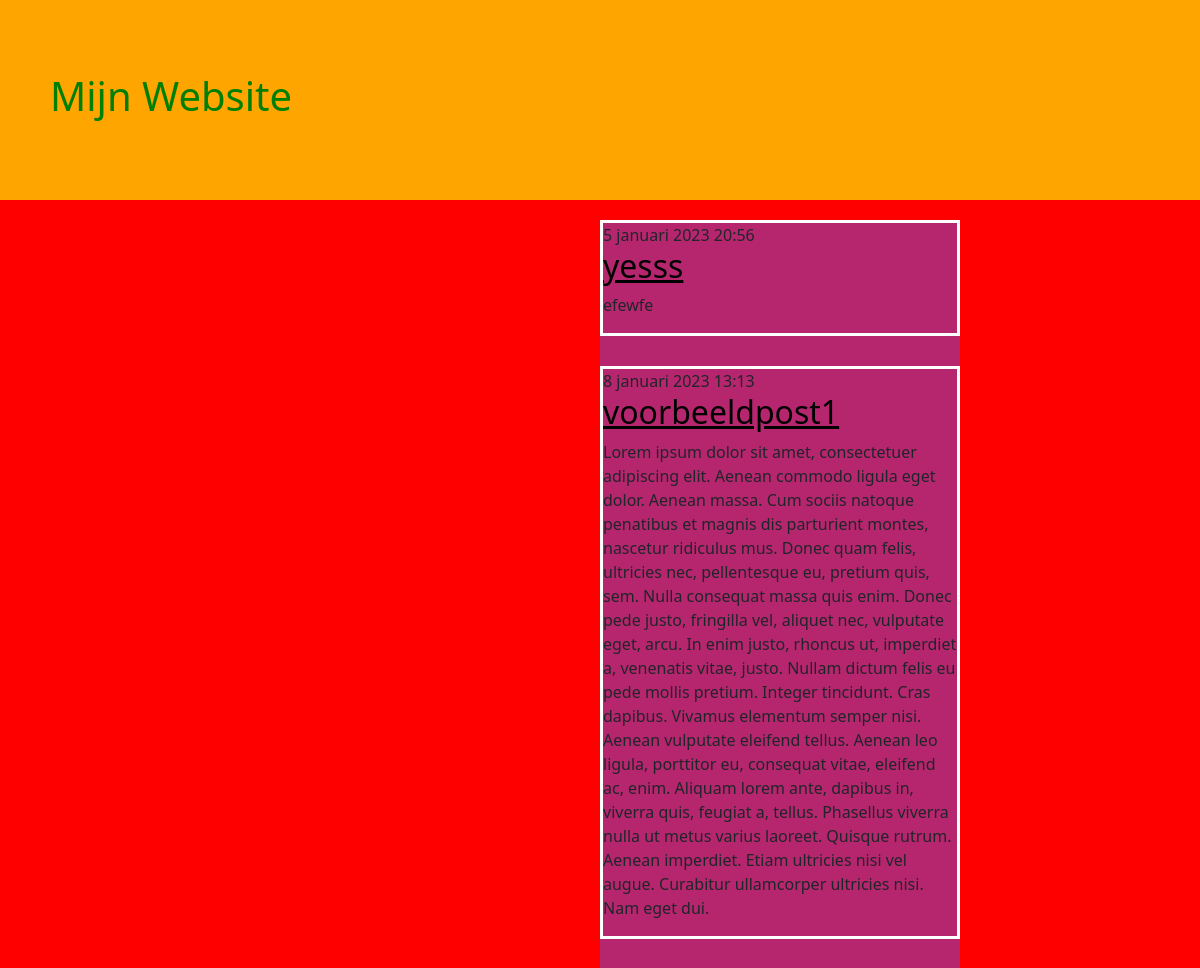
/ (upper part), run on an earlier commit of the app's database.
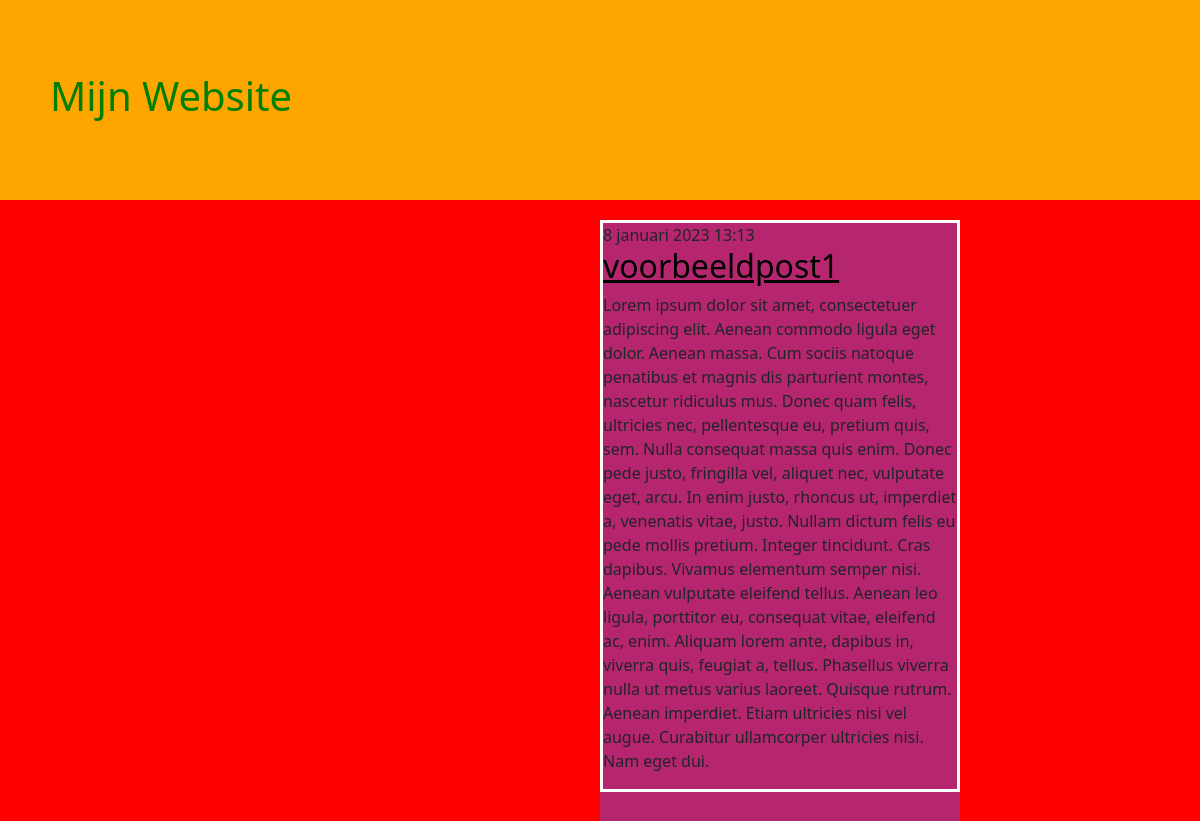
And on a later commit of the database.
### blog/models.py (models this page shows, shortened)
class Post(models.Model):
   author = models.ForeignKey(settings.AUTH_USER_MODEL, on_delete=models.CASCADE)
   title = models.CharField(max_length=200)
   text = models.TextField()
   created_date = models.DateTimeField(default=timezone.now)
   published_date = models.DateTimeField(blank=True, null=True)

### blog/views.py (the view)
# urls.py: path('', views.post_list, name='post_list'),
def post_list(request):
   posts = Post.objects.filter(published_date__lte=timezone.now()) .order_by('published_date')
   return render(request, 'blog/post_list.html', {'posts': posts})

### blog/templates/blog/post_list.html (shortened to what this page needs)
{% load static %}
<!DOCTYPE html>
<html lang="en">
<head>
<link href=
    "https://cdn.jsdelivr.net/npm/bootstrap@5.1.3/dist/css/bootstrap.min.css"
rel="stylesheet"
integrity=
"sha384-1BmE4kWBq78iYhFldvKuhfTAU6auU8tT94WrHftjDbrCEXSU1oBoqyl2QvZ6jIW3"
crossorigin="anonymous">
<link rel="stylesheet" href="{% static 'css/stijl.css' %}">
</head>
<body>
    <header>
        <h1>Mijn Website</h1>
        </header>
        <section>
                <div class ="container2">
                    {% block content %}
                    {% for post in posts %}
                    <article class="post">
                    <time class="date">
                    {{ post.published_date }}
                    </time>
                    <h2><a href="">{{ post.title }}</a></h2>
                    <p>{{ post.text|linebreaksbr }}</p>
                    </article>
                    {% endfor %}
                    {% endblock %}
                </div>
        </section>
</body>
</html>

### blog/static/css/stijl.css (style rules this page uses)
header { min-height: 200px; background-color: orange; color: black; display : flex; align-items: center; padding-left: 50px; }
h1 { color: green; }
article { border: 3px solid white; }
section { display:flex; align-items: center; justify-content: flex-end; background-color: red; }
.container2 { display:flex; flex-direction: column; background-color: rgb(181, 38, 110); gap: 30px; width: 30%; margin: 20px 20% 20px; }
a { color: black; }

What changed in the data, as far as the page shows it:
removed Post: published_date "5 januari 2023 20:56", title "yesss", text "efewfe"
